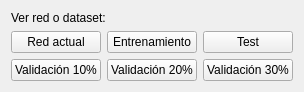
   <widget class="QWidget" name="verticalLayoutWidget_6">
    <property name="geometry">
     <rect>
      <x>744</x>
      <y>560</y>
      <width>301</width>
      <height>91</height>
     </rect>
    </property>
    <layout class="QVBoxLayout" name="verticalLayout_14">
     <item>
      <widget class="QLabel" name="label_verreddataset">
       <property name="text">
        <string>Ver red o dataset:</string>
       </property>
       <property name="alignment">
        <set>Qt::AlignBottom|Qt::AlignLeading|Qt::AlignLeft</set>
       </property>
      </widget>
     </item>
     <item>
      <layout class="QHBoxLayout" name="horizontalLayout_14">
       <item>
        <layout class="QGridLayout" name="gridLayout">
         <item row="0" column="0">
          <widget class="QPushButton" name="pushButton_verred">
           <property name="toolTip">
            <string>&lt;html&gt;&lt;head/&gt;&lt;body&gt;&lt;p&gt;Permite ver el contenido de la red actual&lt;/p&gt;&lt;/body&gt;&lt;/html&gt;</string>
           </property>
           <property name="text">
            <string>Red actual</string>
           </property>
          </widget>
         </item>
         <item row="0" column="1">
          <widget class="QPushButton" name="pushButton_verentr">
           <property name="toolTip">
            <string>&lt;html&gt;&lt;head/&gt;&lt;body&gt;&lt;p&gt;Permite ver el contenido del conjunto de entrenamiento de forma tabular y gráfica&lt;/p&gt;&lt;/body&gt;&lt;/html&gt;</string>
           </property>
           <property name="text">
            <string>Entrenamiento</string>
           </property>
          </widget>
         </item>
         <item row="1" column="0">
          <widget class="QPushButton" name="pushButton_verval10">
           <property name="toolTip">
            <string>&lt;html&gt;&lt;head/&gt;&lt;body&gt;&lt;p&gt;Permite ver el contenido del conjunto de validación del 10%, de forma tabular y gráfica&lt;/p&gt;&lt;/body&gt;&lt;/html&gt;</string>
           </property>
           <property name="text">
            <string>Validación 10%</string>
           </property>
          </widget>
         </item>
         <item row="0" column="2">
          <widget class="QPushButton" name="pushButton_vertest">
           <property name="toolTip">
            <string>&lt;html&gt;&lt;head/&gt;&lt;body&gt;&lt;p&gt;Permite ver el contenido del conjunto de test de forma tabular y gráfica&lt;/p&gt;&lt;/body&gt;&lt;/html&gt;</string>
           </property>
           <property name="text">
            <string>Test</string>
           </property>
          </widget>
         </item>
         <item row="1" column="1">
          <widget class="QPushButton" name="pushButton_verval20">
           <property name="toolTip">
            <string>&lt;html&gt;&lt;head/&gt;&lt;body&gt;&lt;p&gt;Permite ver el contenido del conjunto de validación del 20%, de forma tabular y gráfica&lt;/p&gt;&lt;/body&gt;&lt;/html&gt;</string>
           </property>
           <property name="text">
            <string>Validación 20%</string>
           </property>
          </widget>
         </item>
         <item row="1" column="2">
          <widget class="QPushButton" name="pushButton_verval30">
           <property name="toolTip">
            <string>&lt;html&gt;&lt;head/&gt;&lt;body&gt;&lt;p&gt;Permite ver el contenido del conjunto de validación del 30%, de forma tabular y gráfica&lt;/p&gt;&lt;/body&gt;&lt;/html&gt;</string>
           </property>
           <property name="text">
            <string>Validación 30%</string>
           </property>
          </widget>
         </item>
        </layout>
       </item>
      </layout>
     </item>
    </layout>
   </widget>
